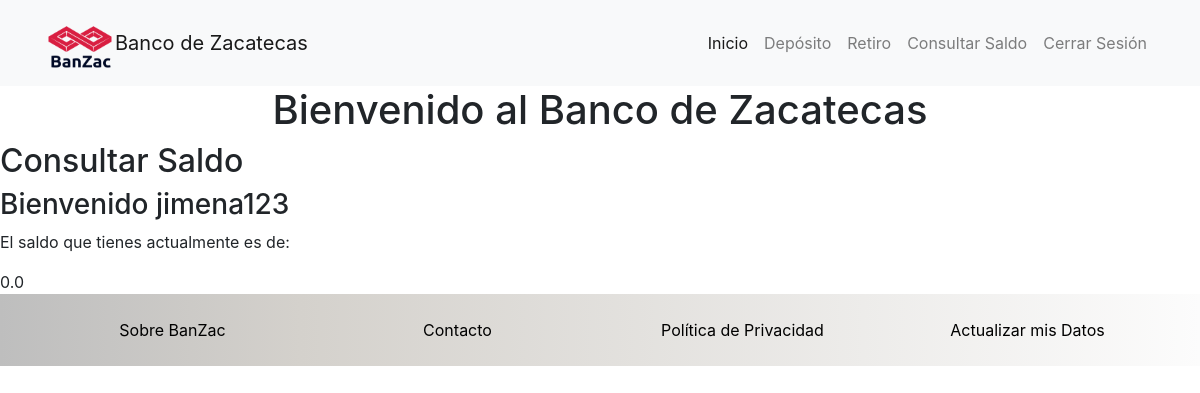
The page /transacciones/consultar_saldo/ (signed in) on the database as committed earlier.
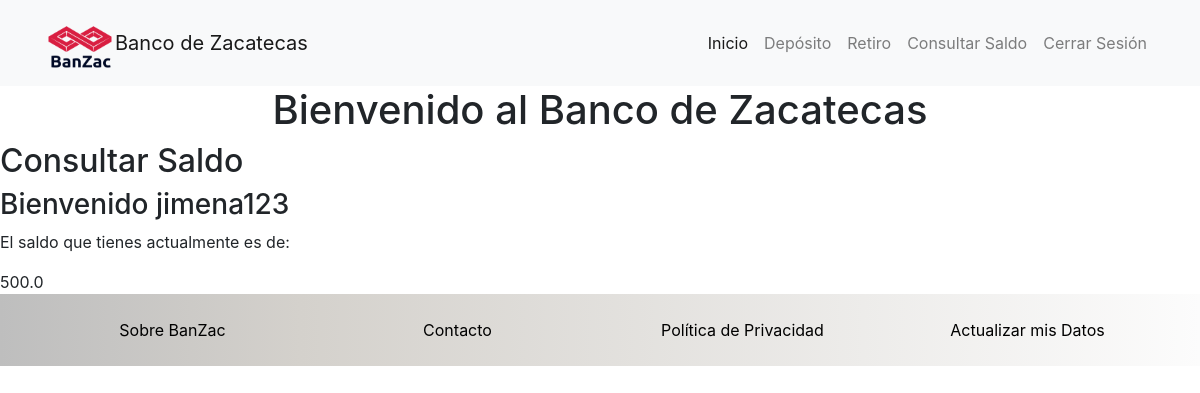
The same page on the database as committed later.
### users/models.py (models this page shows, shortened)
class Profile(models.Model):
    user = models.OneToOneField(User, on_delete=models.CASCADE)
    website = models.URLField(max_length=200, blank=True)
    phone_number = models.CharField(max_length=20)
    card_number = models.CharField(max_length=40)
    saldo = models.FloatField(default=0)
    profile_picture = models.ImageField(upload_to='users/pictures', blank=True, null=True)
    created = models.DateTimeField(auto_now_add=True)
    modified = models.DateTimeField(auto_now=True)

### transacciones/views.py (the view)
@login_required
def solicitar_saldo(request):
    saldo_transaccion = Profile.objects.filter(id = request.user.profile.id).latest('created')
    saldo = saldo_transaccion.saldo
    return render(
        request = request,
        template_name = 'transacciones/saldo.html',
        context = {
            'saldo': saldo,
        }
    )

### templates/transacciones/saldo.html (shortened to what this page needs)
{% extends "base.html" %}
{% block container %}
    <h2>Consultar Saldo</h2>
    <h3> Bienvenido {{ request.user.username }}</h3>
    <p>El saldo que tienes actualmente es de: </p>
    {{ saldo }}
{% endblock %}

### templates/base.html (shortened to what this page needs)
<!doctype html>
<html lang="en">
  <head>
    {% load static %}
    <link rel="stylesheet" href="https://stackpath.bootstrapcdn.com/bootstrap/4.5.0/css/bootstrap.min.css">
    <link rel="stylesheet" href="/static/css/index.css">
  </head>
  <body>
    <header id="header">
        {% include "nav.html" %}
    </header>
    <h1 style="text-align: center;">Bienvenido al Banco de Zacatecas</h1>
    {% block container %}
    {% endblock %}
    <footer id="footer">
        {% include "footer.html" %}
    </footer>
  </body>
</html>

### templates/nav.html (shortened to what this page needs)
{% load static %}
<nav id="nav-header" class="navbar navbar-expand-lg navbar-light bg-light">
    <div class="container">
        <img src="/static/img/banzac-logo.png" alt="Banzac-logo" width="70">
        <a class="navbar-brand" href="#">Banco de Zacatecas</a>
        <div class="collapse navbar-collapse" id="navbarSupportedContent">
          <ul class="navbar-nav ml-auto">
            <li class="nav-item active">
              <a class="nav-link" href="{% url "transacciones:feed" %}">Inicio <span class="sr-only">(current)</span></a>
            </li>
            <li class="nav-item">
              <a class="nav-link" href="{% url "transacciones:deposito" %}">Depósito</a>
            </li>
            <li class="nav-item">
              <a class="nav-link" href="{% url "transacciones:retiro" %}">Retiro</a>
            </li>
            <li class="nav-item">
              <a class="nav-link" href="{% url "transacciones:consultar_saldo" %}">Consultar Saldo</a>
            </li>
            <li class="nav-item">
              <a class="nav-link" href="{% url "logout" %}">Cerrar Sesión</a>
            </li>
          </ul>
        </div>
    </div>
    </nav>

### templates/footer.html
{% load static %}
<div class="container">
    <div class="row pb-4 pt-4 text-center">
      <div class="col col-12 col-lg">
        <a href="#">Sobre BanZac</a>
      </div>
      <div class="col col-12 col-lg">
        <a href="#">Contacto</a>
      </div>
      <div class="col col-12 col-lg">
        <a href="#">Política de Privacidad</a>
      </div>
      <div class="col col-12 col-lg">
        <a href="{% url "update_profile" %}">Actualizar mis Datos</a>
      </div>
    </div>
</div>

### static/css/index.css (style rules this page uses)
#header img { width: 70px; }
#footer { background: linear-gradient(90deg, rgb(190, 190, 190), rgb(212, 209, 204) 25%, rgb(252, 252, 252)); }
#footer a { color: black; }

Rows that differ between the two databases and show on the page:
changed Profile: saldo "0.0" → "500.0"
